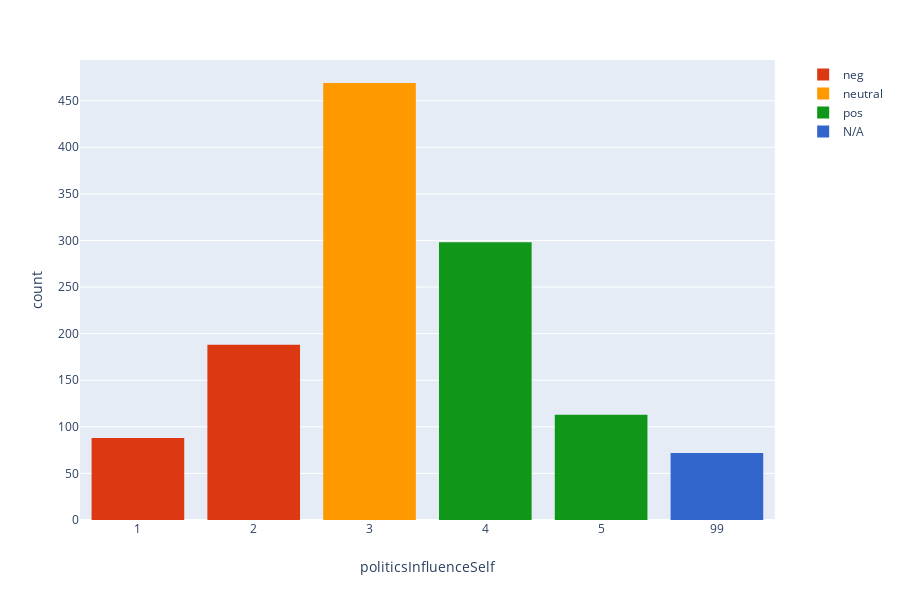

Source (notebook cell):
### Markdown cell above
# Political Involvement

### Code cell
#Respondents were asked to indicate how much they agree/disagree with
#statements about getting involved with politics in this case:
#
#"It’s easier to influence politics by doing it yourself, rather than relying
#on organisations"
#
#This data is concentrated in the middle (nuetral) but skews slightly to
# the right (positive)

ShowHistogram (data,'politicsInfluenceSelf')

### Figure 1 — Plotly figure (JSON) as saved in the notebook; plotly's stock layout.template omitted (floating-point values rounded to 4 significant figures; data arrays with more than 128 entries replaced by an {"elided": "..."} marker saying what was removed)
{"data": [{"alignmentgroup": "True", "bingroup": "x", "histnorm": "density", "hoverlabel": {"namelength": 0}, "hovertemplate": "politicsInfluenceSelf_Groups=neg<br>politicsInfluenceSelf=%{x}<br>count=%{y}", "legendgroup": "politicsInfluenceSelf_Groups=neg", "marker": {"color": "#DC3912"}, "name": "neg", "offsetgroup": "politicsInfluenceSelf_Groups=neg", "orientation": "v", "showlegend": true, "type": "histogram", "x": {"elided": "276 int values"}, "xaxis": "x", "yaxis": "y"}, {"alignmentgroup": "True", "bingroup": "x", "histnorm": "density", "hoverlabel": {"namelength": 0}, "hovertemplate": "politicsInfluenceSelf_Groups=neutral<br>politicsInfluenceSelf=%{x}<br>count=%{y}", "legendgroup": "politicsInfluenceSelf_Groups=neutral", "marker": {"color": "#FF9900"}, "name": "neutral", "offsetgroup": "politicsInfluenceSelf_Groups=neutral", "orientation": "v", "showlegend": true, "type": "histogram", "x": {"elided": "469 int values"}, "xaxis": "x", "yaxis": "y"}, {"alignmentgroup": "True", "bingroup": "x", "histnorm": "density", "hoverlabel": {"namelength": 0}, "hovertemplate": "politicsInfluenceSelf_Groups=pos<br>politicsInfluenceSelf=%{x}<br>count=%{y}", "legendgroup": "politicsInfluenceSelf_Groups=pos", "marker": {"color": "#109618"}, "name": "pos", "offsetgroup": "politicsInfluenceSelf_Groups=pos", "orientation": "v", "showlegend": true, "type": "histogram", "x": {"elided": "411 int values"}, "xaxis": "x", "yaxis": "y"}, {"alignmentgroup": "True", "bingroup": "x", "histnorm": "density", "hoverlabel": {"namelength": 0}, "hovertemplate": "politicsInfluenceSelf_Groups=N/A<br>politicsInfluenceSelf=%{x}<br>count=%{y}", "legendgroup": "politicsInfluenceSelf_Groups=N/A", "marker": {"color": "#3366CC"}, "name": "N/A", "offsetgroup": "politicsInfluenceSelf_Groups=N/A", "orientation": "v", "showlegend": true, "type": "histogram", "x": [99, 99, 99, 99, 99, 99, 99, 99, 99, 99, 99, 99, 99, 99, 99, 99, 99, 99, 99, 99, 99, 99, 99, 99, 99, 99, 99, 99, 99, 99, 99, 99, 99, 99, 99, 99, 99, 99, 99, 99, 99, 99, 99, 99, 99, 99, 99, 99, 99, 99, 99, 99, 99, 99, 99, 99, 99, 99, 99, 99, 99, 99, 99, 99, 99, 99, 99, 99, 99, 99, 99, 99], "xaxis": "x", "yaxis": "y"}], "layout": {"barmode": "relative", "height": 600, "legend": {"tracegroupgap": 0}, "margin": {"t": 60}, "xaxis": {"anchor": "y", "categoryorder": "category ascending", "domain": [0, 0.98], "title": {"text": "politicsInfluenceSelf"}, "type": "category"}, "yaxis": {"anchor": "x", "domain": [0, 1], "title": {"text": "count"}}}}
